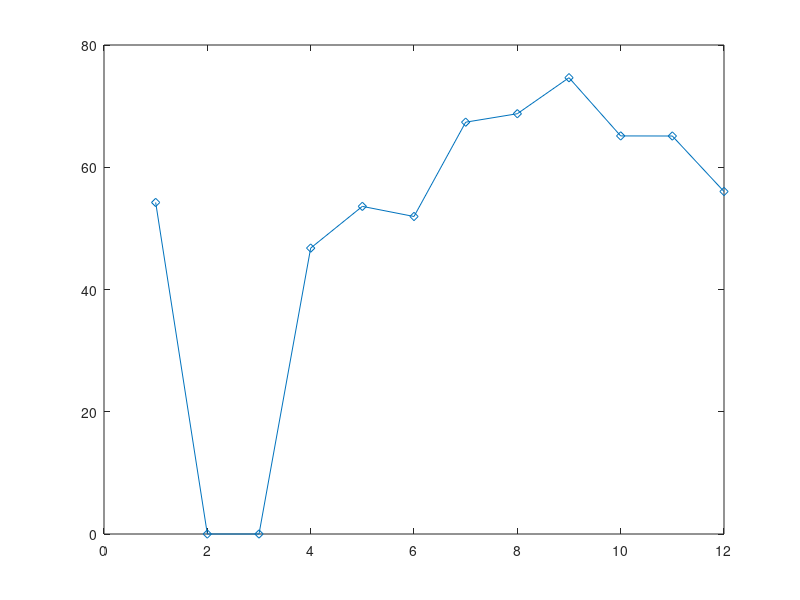

Reproduce this figure in MATLAB. (Note: this script raises an error after producing the figure.)
%% Line Properties
% Instructions are in the task pane to the left. Complete and submit each task one at a time.
% This code sets up the activity.
avgWS=[54.2381;0;0;46.7742;53.6;51.9438;67.3738;68.7572;74.6515;65.1258;65.1106;56.0326];
fig = figure;
ax = axes;
p = plot(avgWS,"-d")
%% Task 1
p.Color=[0.9 0.2 0.04]
%% Task 2
p.MarkerFaceColor=[0.1 0.2 0.8]
%% Task 3
p.XData = linspace(0,1,12);